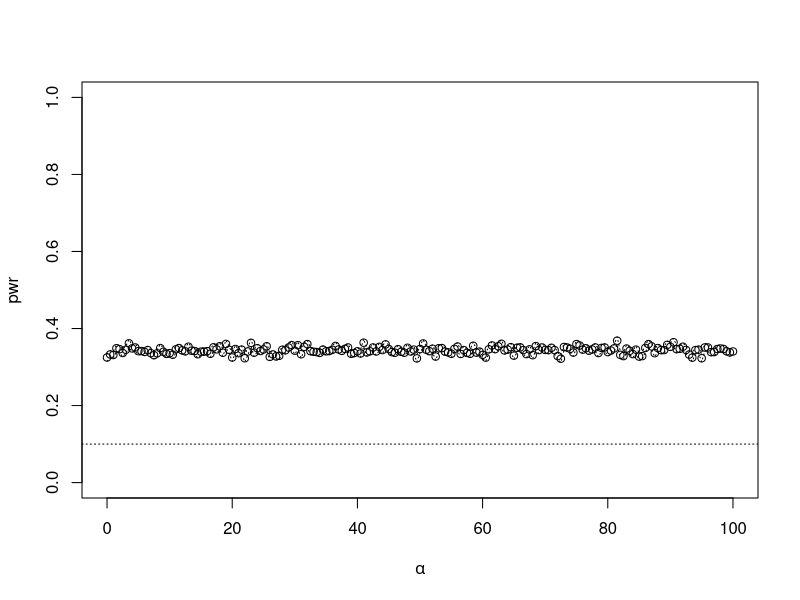

Write R code to recreate this figure.
set.seed(111)
alpha <- .1
n <- 30
m <- 2500

sk <- function(x) {
  #computes the sample skewness coeff.
  xbar <- mean(x)
  m3 <- mean((x - xbar)^3)
  m2 <- mean((x - xbar)^2)
  return( m3 / m2^1.5 )
}


epsilon <- c(seq(0, 100, 0.5))
N <- length(epsilon)
pwr <- numeric(N)
#critical value for the skewness test
cv <- qnorm(1-alpha/2, 0, sqrt(6*(n-2) / ((n+1)*(n+3))))
for (j in 1:N) { #for each epsilon
  e <- epsilon[j]
  sktests <- numeric(m)
  for (i in 1:m) { #for each replicate
    # sigma <- sample(c(1, 10), replace = TRUE,
    #                 size = n, prob = c(1-e, e))
    # x <- rnorm(n, 0, sigma)
    x <- rbeta(n, epsilon, epsilon)
    sktests[i] <- as.integer(abs(sk(x)) >= cv)
  }
  pwr[j] <- mean(sktests)
}

#plot power vs epsilon
plot(epsilon, pwr, type = "b", xlab = bquote(alpha), ylim = c(0,1))

# plot test level line, horizon
abline(h = .1, lty = 3)

# add standard errors
se <- sqrt(pwr * (1-pwr) / m) 
lines(epsilon, pwr+se, lty = 3)
lines(epsilon, pwr-se, lty = 3)